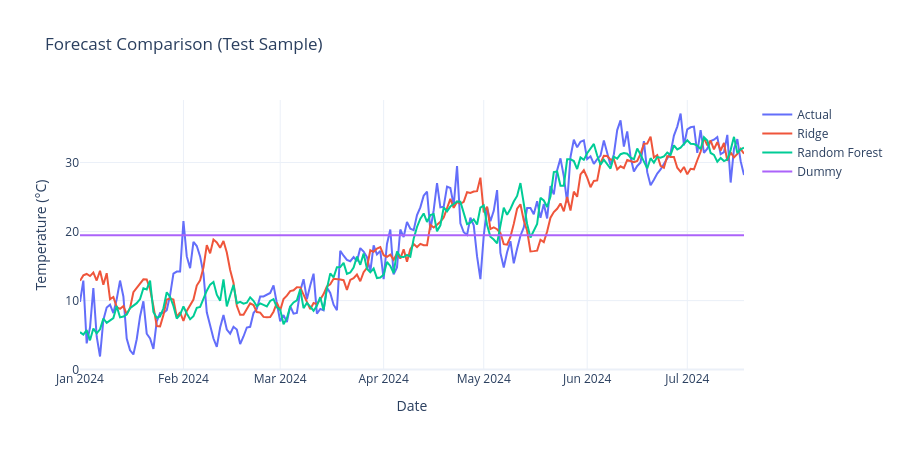

Notebook code for this chart:
### Code cell
n = 200
target_idx = 0

# берём даты из test
dates = test["time"].iloc[:n]

fig = go.Figure()

fig.add_trace(go.Scatter(
    x=dates,
    y=Y_test.iloc[:n, target_idx],
    mode='lines',
    name='Actual'
))

fig.add_trace(go.Scatter(
    x=dates,
    y=Y_pred_ridge[:n, target_idx],
    mode='lines',
    name='Ridge'
))

fig.add_trace(go.Scatter(
    x=dates,
    y=Y_pred_rf[:n, target_idx],
    mode='lines',
    name='Random Forest'
))

fig.add_trace(go.Scatter(
    x=dates,
    y=Y_pred_dummy[:n, target_idx],
    mode='lines',
    name='Dummy'
))

fig.update_layout(
    title="Forecast Comparison (Test Sample)",
    xaxis_title="Date",
    yaxis_title="Temperature (°C)",
    template="plotly_white",
    width=900,
    height=450,
    hovermode="x unified"
)

fig.show()

### Figure 1 — Plotly figure (JSON) as saved in the notebook; plotly's stock layout.template omitted (floating-point values rounded to 4 significant figures; data arrays with more than 128 entries replaced by an {"elided": "..."} marker saying what was removed)
{"data": [{"mode": "lines", "name": "Actual", "type": "scatter", "x": {"elided": "200 str values"}, "y": {"elided": "200 float values"}}, {"mode": "lines", "name": "Ridge", "type": "scatter", "x": {"elided": "200 str values"}, "y": {"elided": "200 float values"}}, {"mode": "lines", "name": "Random Forest", "type": "scatter", "x": {"elided": "200 str values"}, "y": {"elided": "200 float values"}}, {"mode": "lines", "name": "Dummy", "type": "scatter", "x": {"elided": "200 str values"}, "y": {"elided": "200 float values"}}], "layout": {"height": 450, "hovermode": "x unified", "title": {"text": "Forecast Comparison (Test Sample)"}, "width": 900, "xaxis": {"title": {"text": "Date"}}, "yaxis": {"title": {"text": "Temperature (°C)"}}}}
